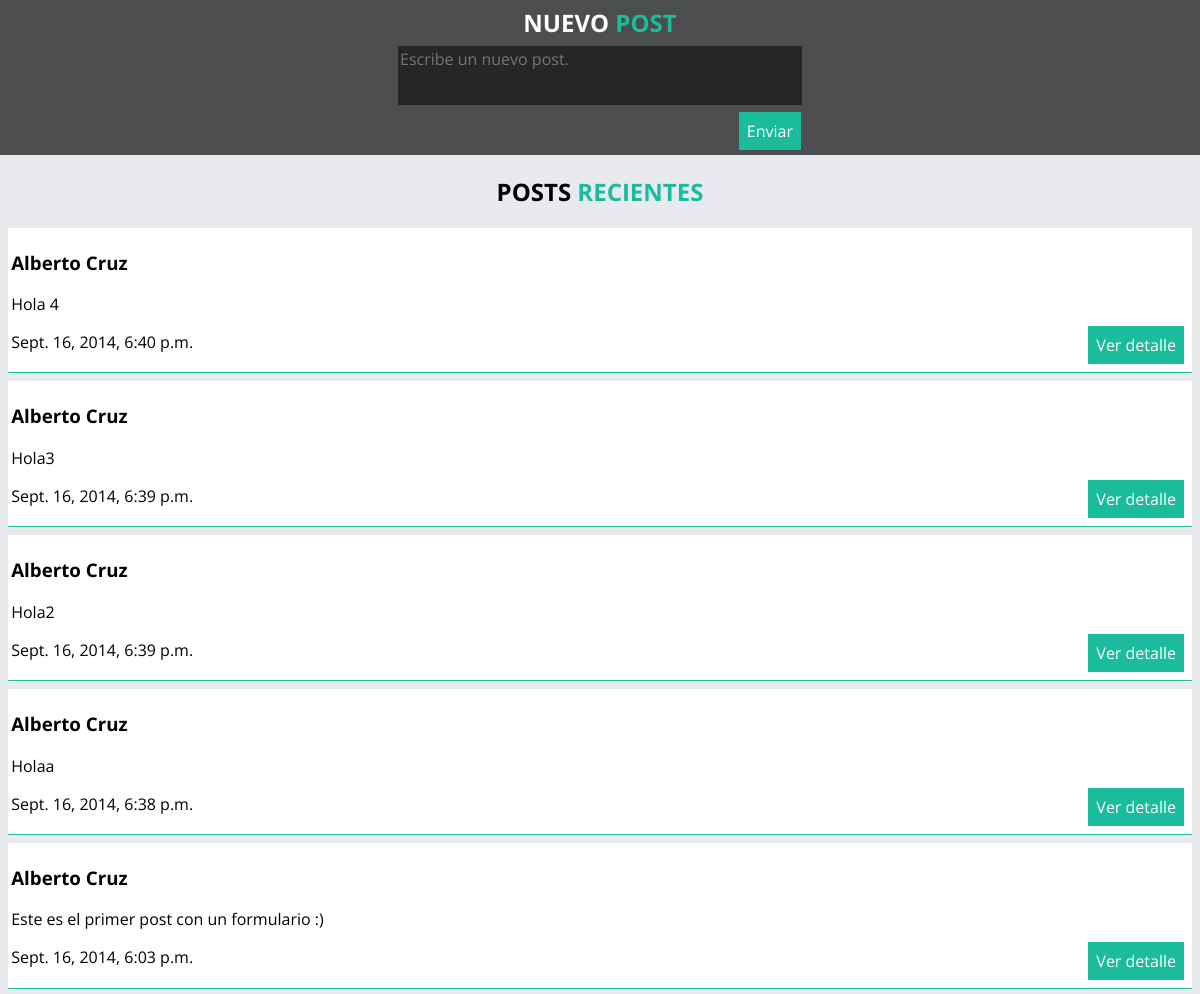
The app's page /posts/, older data.
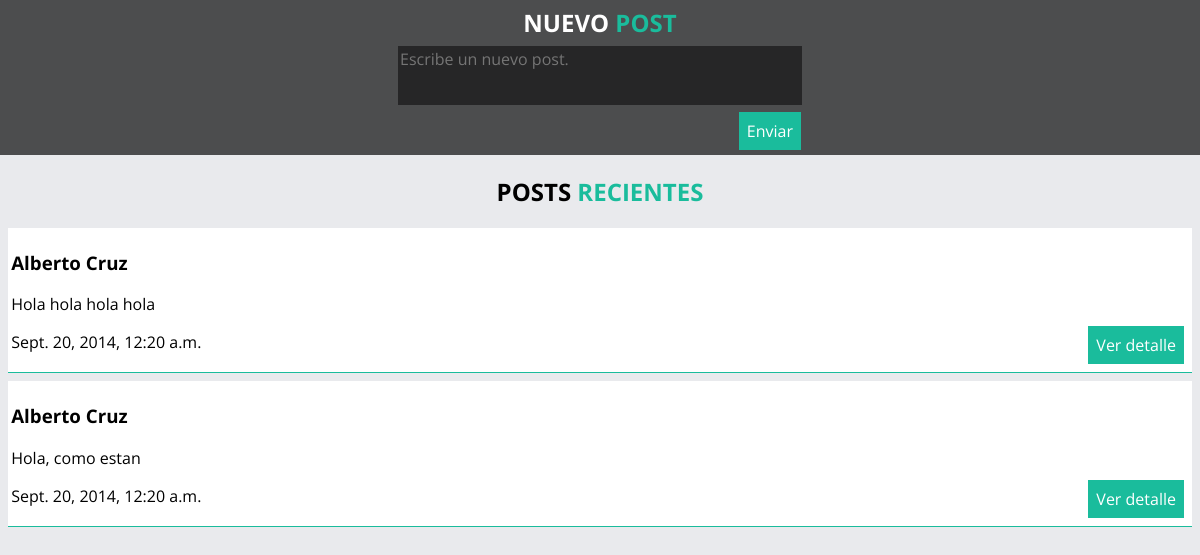
The same page, newer data.
### posts/models.py (models this page shows, shortened)
class Post(models.Model):
	user = models.ForeignKey(User)
	text = models.TextField()
	date = models.DateTimeField()

### posts/views.py (the view)
def index(request):
	lastest_post_list=Post.objects.order_by('-date')[:5]
	context={'lastest_post_list' : lastest_post_list}
	return render(request,'posts/index.html',context)

### posts/templates/posts/index.html (shortened to what this page needs)
<!DOCTYPE html>
<html lang="en">
<head>
	<link rel="stylesheet" href="../static/css/style.css">
</head>
<body>
	<section class="NewPost">
		<form class="NewPost-form" action="{% url 'posts:post' %}" method="post">
			<h2 class="NewPost-title">NUEVO <span class="green-text">POST</span></h2>
			<div>
				<textarea class="NewPost-text" name="text" id="text" placeholder="Escribe un nuevo post."></textarea>
			</div>
			<div>
				<input class="NewPost-button button" type="submit" value="Enviar">
			</div>
		</form>
	</section>
	<section class="Posts">
		<h2 class="Post-title">POSTS <span class="green-text">RECIENTES</span></h2>
	{% if lastest_post_list %}
		<div class="Post-container">
		{% for post in lastest_post_list %}
			<article class="Post-item">
				<h3 class="Post-user">{{ post.user.get_full_name }}</h3>
				<p class="Post-text">{{ post.text }}</p>
				<p class="Post-date">{{ post.date }}</p>
				<a href="{% url 'posts:detail' post.id%}" class="Post-detail button">Ver detalle</a>
			</article>
		{% endfor %}
		</div>
	{% else %}
		<p>No hay ningun post.</p>
	{% endif %}
	</section>
</body>
</html>

### posts/static/css/style.css (style rules this page uses)
html { font-family:sans-serif;-ms-text-size-adjust:100%;-webkit-text-size-adjust:100%; }
body { margin:0 }
article,aside,details,figcaption,figure,footer,header,hgroup,main,nav,section,summary { display:block }
a { background:transparent }
button,input,optgroup,select,textarea { color:inherit;font:inherit;margin:0; }
button,html input[type="button"],input[type="reset"],input[type="submit"] { -webkit-appearance:button;cursor:pointer; }
input { line-height:normal }
textarea { overflow:auto }
body { font-family:'Open Sans',sans-serif;background-color:#e9eaed }
.NewPost { margin:0;padding:0;text-align:center;overflow:hidden;background-color:#4c4d4e }
.NewPost-form { display:inline-block;margin:0;min-width:400px;padding:.1em }
.NewPost-text { border:0;color:#fff;resize:none;min-height:55px;width:400px;padding:2px;margin:2px;background-color:rgba(0,0,0,0.5);text-shadow:none;outline:none; }
.NewPost-button { float:right;border:0;margin:3px;margin-top:0 }
.NewPost-title { margin:.2em;font-size:1.5em;color:#fff }
.green-text { color:#1abc9c }
.Post-item { background-color:#fff }
.Post-item { margin:.5em;padding:.2em;border-bottom:1px solid #1abc9c;margin-bottom:5px;position:relative;overflow:hidden }
.Post-text { text-align:justify }
.Post-detail { position:absolute;bottom:0;right:0;margin:.5em;text-decoration:none }
.Post-title { text-align:center }
.button { color:#fff;background-color:#1abc9c;border:0;transition:.3s;padding:.5em; }

Row changes from the older to the newer data that the page shows:
removed Post: user.get_full_name "Alberto Cruz", text "Hola 4", date "Sept. 16, 2014, 6:40 p.m."
removed Post: user.get_full_name "Alberto Cruz", text "Hola3", date "Sept. 16, 2014, 6:39 p.m."
removed Post: user.get_full_name "Alberto Cruz", text "Hola2", date "Sept. 16, 2014, 6:39 p.m."
removed Post: user.get_full_name "Alberto Cruz", text "Holaa", date "Sept. 16, 2014, 6:38 p.m."
removed Post: user.get_full_name "Alberto Cruz", text "Este es el primer post con un formulario :)", date "Sept. 16, 2014, 6:03 p.m."
added Post: user.get_full_name "Alberto Cruz", text "Hola hola hola hola", date "Sept. 20, 2014, 12:20 a.m."
added Post: user.get_full_name "Alberto Cruz", text "Hola, como estan", date "Sept. 20, 2014, 12:20 a.m."
